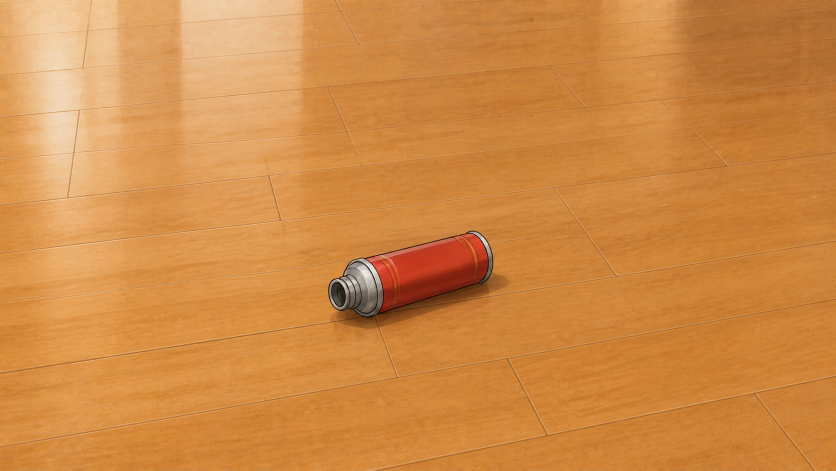
#> input picture webgame-prototype/assets/masters/bg-butane-floor-closeup-v3.png, 1672 x 941 px (shown at 1/2 size); its folder holds 7 pictures in this run
$ python extract_closeup_props_v3.py
#> lines starting #> are read from the running program, lines starting #| are printed output that depends on the picture; after the words box and inside, x2 and y2 are one past the last pixel; in counts of white or black regions, pixels touching at a corner belong together
from pathlib import Path

from PIL import Image, ImageDraw, ImageFilter


ROOT = Path(__file__).resolve().parents[3]
MASTERS = ROOT / "webgame-prototype/assets/masters"
RUNTIME = ROOT / "webgame-prototype/assets/runtime/props"


def polygon_cut(source_name, box, polygon, output_name):
#> called with source_name = 'bg-butane-floor-closeup-v3.png', box = (610, 430, 1040, 690), output_name = 'prop-butane-scene-v3.png'
    image = Image.open(MASTERS / source_name).convert("RGBA").crop(box)
    mask = Image.new("L", image.size, 0)
#> mask: PIL image 430x260 L; every value is 0
    ImageDraw.Draw(mask).polygon(polygon, fill=255)
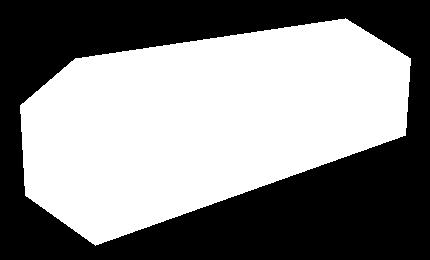
#> mask: PIL image 430x260 L; 52.4% white; 1 black region, box (x1, y1, x2, y2) and area: (0, 0, 430, 260) 53262
    mask = mask.filter(ImageFilter.GaussianBlur(1.4))
    image.putalpha(mask)
#> call 2 of polygon_cut, with source_name = 'bg-towel-counter-closeup-v3.png', box = (470, 420, 1140, 780), output_name = 'prop-towel-scene-v3.png'
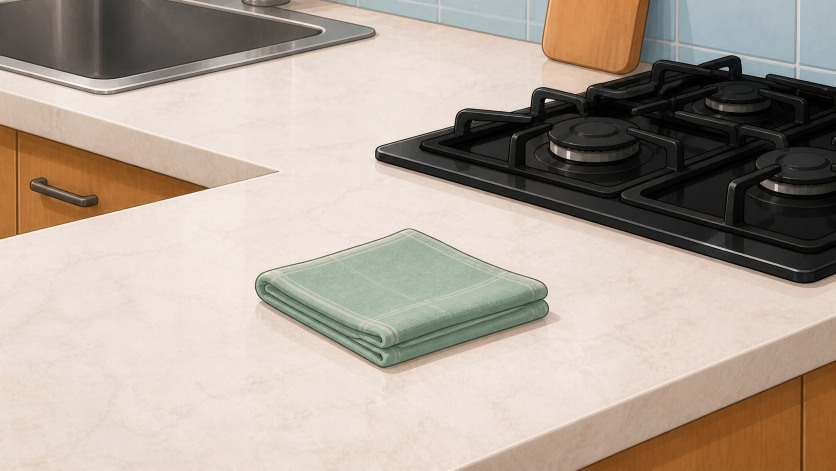
#> input picture webgame-prototype/assets/masters/bg-towel-counter-closeup-v3.png, 1672 x 941 px (shown at 1/2 size)
#> in polygon_cut (call 2), `mask = Image.new("L", image.size, 0)`: mask: PIL image 670x360 L; every value is 0
#> in polygon_cut (call 2), `ImageDraw.Draw(mask).polygon(polygon, fill=255)`: mask: PIL image 670x360 L; 55.9% white; 1 black region, box (x1, y1, x2, y2) and area: (0, 0, 670, 360) 106300
#> in polygon_cut (call 2), `mask = mask.filter(ImageFilter.GaussianBlur(1.4))`:
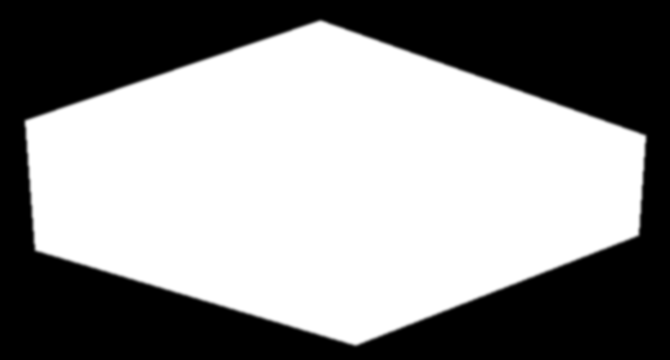
#> mask: PIL image 670x360 L; min 0, max 255, mean 142.6
    image.save(RUNTIME / output_name, optimize=True)


def valve_handle_cut():
    image = Image.open(MASTERS / "bg-valve-wall-closeup-v3.png").convert("RGBA")
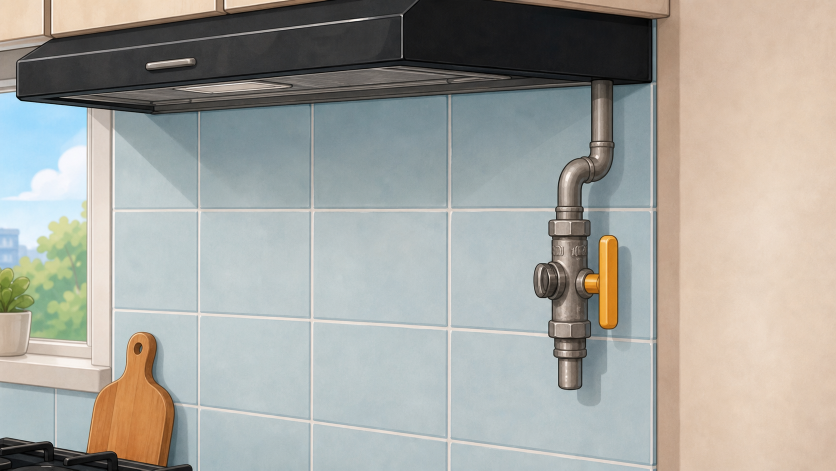
#> input picture webgame-prototype/assets/masters/bg-valve-wall-closeup-v3.png, 1672 x 941 px (shown at 1/2 size)
#> image: PIL image 1672x941 RGBA
    image = image.crop((1170, 430, 1270, 700))
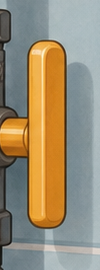
#> image: PIL image 100x270 RGBA; mean R, G, B, A 153.3, 141.6, 116.8, 255
    pixels = image.load()
    mask = Image.new("L", image.size, 0)
#> mask: PIL image 100x270 L; every value is 0
    alpha = mask.load()
    for y in range(image.height):
        for x in range(image.width):
            r, g, b, _ = pixels[x, y]
            if r > 145 and g > 72 and b < 105 and r > g * 1.18:
                alpha[x, y] = 255
    mask = mask.filter(ImageFilter.MaxFilter(5)).filter(ImageFilter.GaussianBlur(1.2))
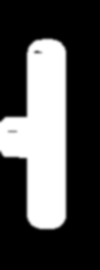
#> mask: PIL image 100x270 L; min 0, max 255, mean 77.9
    image.putalpha(mask)
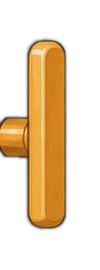
#> image: PIL image 100x270 RGBA; mean R, G, B, A 153.3, 141.6, 116.8, 77.9; transparent parts drawn white
    image.save(RUNTIME / "prop-valve-handle-scene-v3.png", optimize=True)


polygon_cut(
    "bg-butane-floor-closeup-v3.png",
    (610, 430, 1040, 690),
    [(20, 105), (75, 58), (345, 18), (410, 58), (405, 135), (95, 245), (25, 195)],
    "prop-butane-scene-v3.png",
)
polygon_cut(
    "bg-towel-counter-closeup-v3.png",
    (470, 420, 1140, 780),
    [(25, 120), (320, 20), (645, 135), (638, 235), (355, 345), (35, 250)],
    "prop-towel-scene-v3.png",
)
valve_handle_cut()
